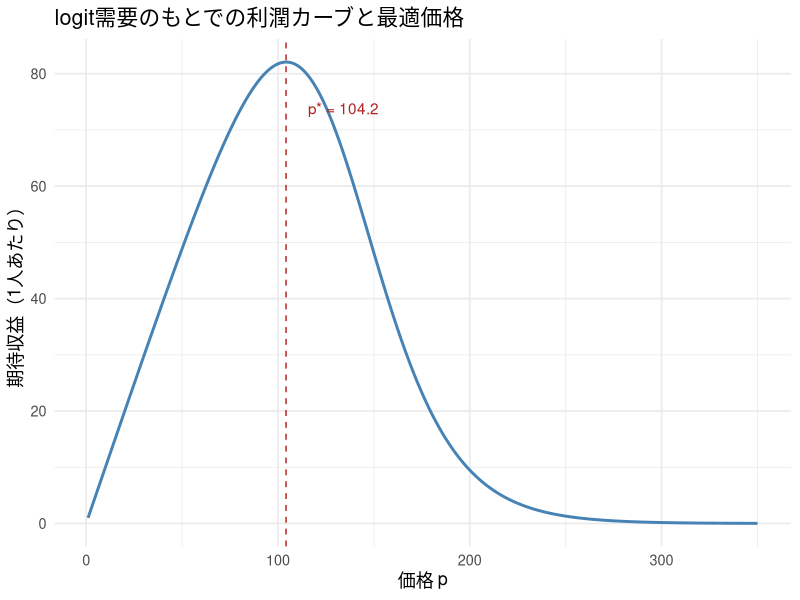
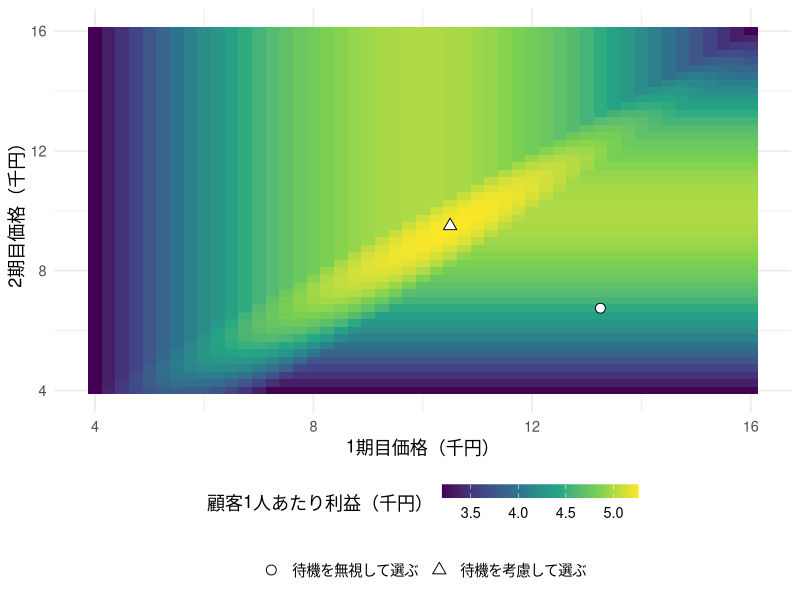
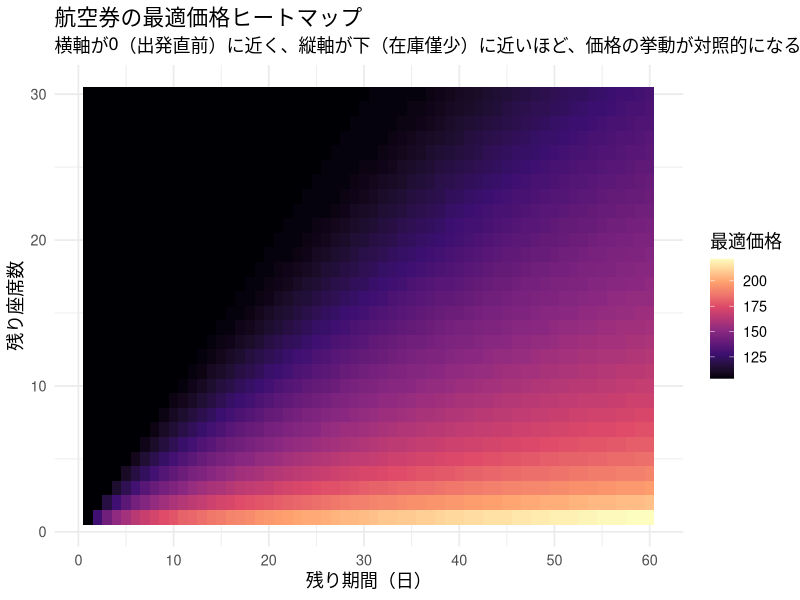
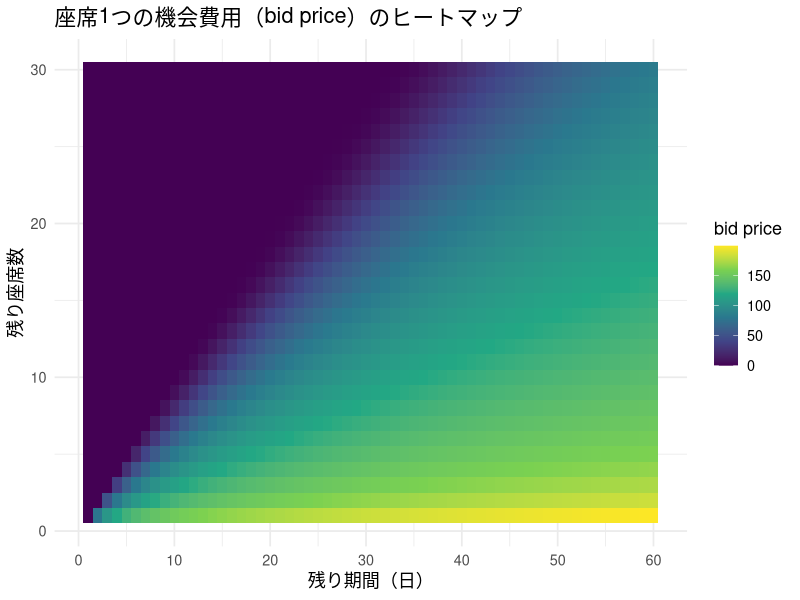
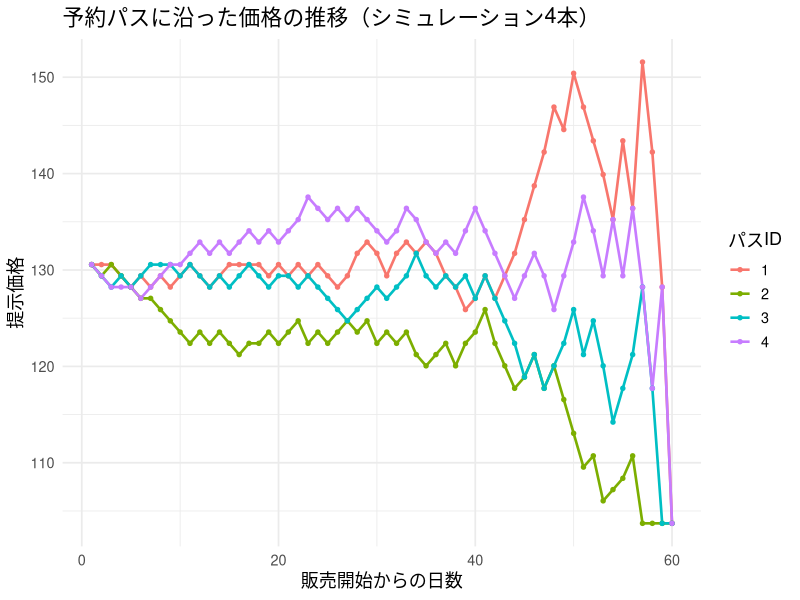
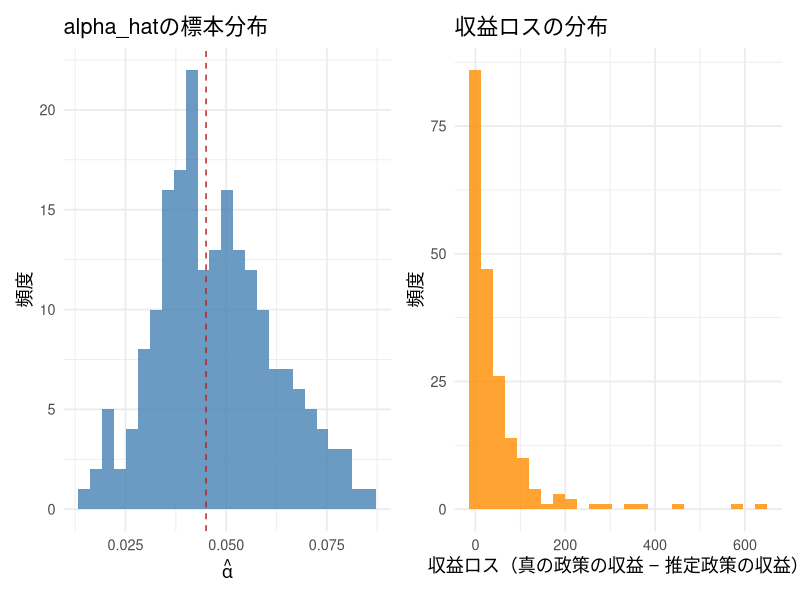

Reproduce these figures in R, in order.
## ---- chunk 1
#| include: false
library(ggplot2)
library(dplyr)
library(tidyr)
library(knitr)
library(patchwork)

set.seed(20265)

theme_lecture <- function() {
  fam <- if (Sys.info()[["sysname"]] == "Darwin") "Hiragino Sans" else ""
  theme_minimal(base_size = 13, base_family = fam)
}
theme_set(theme_lecture())
knitr::opts_chunk$set(fig.align = "center", dpi = 144)
options(scipen = 8)
## ---- chunk 2
#| label: lec11-static-profit
theta0 <- 6.0
alpha  <- 0.045

lambda_p <- function(p, theta0, alpha) {
  u <- theta0 - alpha * p
  1 / (1 + exp(-u))
}

p_grid <- seq(1, 350, length.out = 400)
profit_grid <- lambda_p(p_grid, theta0, alpha) * p_grid

static_df <- data.frame(price = p_grid, profit = profit_grid)
p_star_static <- p_grid[which.max(profit_grid)]

ggplot(static_df, aes(x = price, y = profit)) +
  geom_line(color = "steelblue", linewidth = 1) +
  geom_vline(xintercept = p_star_static, linetype = "dashed", color = "firebrick") +
  annotate("text", x = p_star_static + 30, y = max(profit_grid) * 0.9,
           label = paste0("p* = ", round(p_star_static, 1)), color = "firebrick") +
  labs(x = "価格 p", y = "期待収益（1人あたり）",
       title = "logit需要のもとでの利潤カーブと最適価格")
## ---- chunk 3
#| label: strategic-waiting-prices
values_wait <- (seq_len(5000) - 0.5) / 5000 * 20
beta_consumer <- 0.8
waiting_outcome <- function(p1, p2, forward = TRUE) {
  now <- values_wait - p1
  later <- beta_consumer * (values_wait - p2)
  buy_now <- if (forward) now >= pmax(0, later) else now >= 0
  buy_later <- !buy_now & values_wait >= p2
  c(share_now = mean(buy_now), share_later = mean(buy_later),
    profit = p1 * mean(buy_now) + p2 * mean(buy_later))
}
price_pairs <- expand.grid(p1 = seq(4, 16, by = 0.25),
                           p2 = seq(4, 16, by = 0.25))
price_pairs$profit_forward <- mapply(function(a, b) waiting_outcome(a, b)[3],
                                    price_pairs$p1, price_pairs$p2)
price_pairs$profit_myopic <- mapply(function(a, b) waiting_outcome(a, b, FALSE)[3],
                                   price_pairs$p1, price_pairs$p2)
wait_best <- price_pairs[which.max(price_pairs$profit_forward), ]
myopic_best <- price_pairs[which.max(price_pairs$profit_myopic), ]
price_rules <- data.frame(rule = c("同じ価格を維持", "待機を無視して選ぶ", "待機を考慮して選ぶ"),
                          p1 = c(10, myopic_best$p1, wait_best$p1),
                          p2 = c(10, myopic_best$p2, wait_best$p2))
wait_results <- t(mapply(waiting_outcome, price_rules$p1, price_rules$p2))
wait_table <- cbind(price_rules, wait_results)
kable(wait_table, digits = 3, row.names = FALSE,
      col.names = c("価格の選び方", "1期目価格", "2期目価格", "1期目購入率", "2期目購入率", "顧客1人あたり利益"),
      caption = "すべての価格案を、将来の価格を知っている同じ消費者に対して評価する（価格・利益：千円）")
## ---- chunk 4
#| label: fig-waiting-profit
#| fig-cap: "将来の値下げを待つ消費者に対する利益。候補価格は0.25千円刻み。"
ggplot(price_pairs, aes(p1, p2, fill = profit_forward)) +
  geom_tile() +
  geom_point(data = price_rules[-1, ], aes(p1, p2, shape = rule),
             inherit.aes = FALSE, size = 3, color = "black", fill = "white") +
  scale_shape_manual(values = c(21, 24)) +
  scale_fill_viridis_c(breaks = c(3.5, 4, 4.5, 5)) +
  labs(x = "1期目価格（千円）", y = "2期目価格（千円）", fill = "顧客1人あたり利益（千円）", shape = NULL) +
  guides(fill = guide_colorbar(barwidth = grid::unit(5, "cm"),
                             barheight = grid::unit(0.35, "cm"), order = 1),
         shape = guide_legend(nrow = 1, order = 2)) +
  theme(legend.position = "bottom", legend.box = "vertical")
## ---- chunk 5
#| label: lec11-dp-setup
# パラメータ設定：航空券1路線のイメージ
theta0      <- 6.0     # 価格ゼロでの基準効用
alpha       <- 0.045   # 価格係数（第2回以来の記法、alpha > 0）
lambda_bar  <- 0.95    # 1期あたりの客の到着確率
T_period    <- 60      # 販売期間（残り日数の最大値）
C_capacity  <- 30      # 座席数

p_grid <- seq(1, 350, length.out = 300)

purchase_prob <- function(p, theta0, alpha, lambda_bar) {
  u <- theta0 - alpha * p
  lambda_bar * (1 / (1 + exp(-u)))
}
## ---- chunk 6
#| label: lec11-dp-solve
solve_dp <- function(T_period, C_capacity, theta0, alpha, lambda_bar, p_grid) {
  # 行:t=0..T, 列:c=0..C。R索引はt+1, c+1にずれることに注意。
  V      <- matrix(0, nrow = T_period + 1, ncol = C_capacity + 1)
  pstar  <- matrix(NA_real_, nrow = T_period + 1, ncol = C_capacity + 1)
  lamstar <- matrix(0, nrow = T_period + 1, ncol = C_capacity + 1)

  lam_grid <- purchase_prob(p_grid, theta0, alpha, lambda_bar)  # 価格に依存、(t,c)に依らないので外で計算

  for (t in 1:T_period) {
    for (c in 1:C_capacity) {
      # Bellman方程式の右辺をそのまま評価（bid priceへの簡略化はしない）
      # V[t, c]     = V(t-1, c-1) （購入時：1期進み、在庫が1つ減る）
      # V[t, c + 1] = V(t-1, c)   （非購入時：1期進み、在庫は変わらない）
      obj <- lam_grid * (p_grid + V[t, c]) + (1 - lam_grid) * V[t, c + 1]
      best_idx <- which.max(obj)
      V[t + 1, c + 1]      <- obj[best_idx]
      pstar[t + 1, c + 1]  <- p_grid[best_idx]
      lamstar[t + 1, c + 1] <- lam_grid[best_idx]
    }
    V[t + 1, 1] <- 0  # 在庫ゼロ(c=0)なら収益なし
  }
  list(V = V, pstar = pstar, lamstar = lamstar)
}
## ---- chunk 7
#| label: lec11-dp-run
dp_result <- solve_dp(T_period, C_capacity, theta0, alpha, lambda_bar, p_grid)
V_mat      <- dp_result$V
pstar_mat  <- dp_result$pstar
lamstar_mat <- dp_result$lamstar

cat("期待総収益 V(T=60, C=30):", round(V_mat[T_period + 1, C_capacity + 1], 1), "\n")
cat("残り60日・満席時の最適価格:", round(pstar_mat[T_period + 1, C_capacity + 1], 1), "\n")
cat("残り60日・残り1席時の最適価格:", round(pstar_mat[T_period + 1, 2], 1), "\n")
cat("出発前日・満席時の最適価格:", round(pstar_mat[2, C_capacity + 1], 1), "\n")
## ---- chunk 8
#| label: lec11-heatmap-price
#| fig-cap: "最適価格 p*(t,c) のヒートマップ：残り期間×残り座席"
heat_df <- expand.grid(t = 1:T_period, c = 1:C_capacity) %>%
  rowwise() %>%
  mutate(price = pstar_mat[t + 1, c + 1]) %>%
  ungroup()

ggplot(heat_df, aes(x = t, y = c, fill = price)) +
  geom_tile() +
  scale_fill_viridis_c(name = "最適価格", option = "magma") +
  scale_x_continuous(breaks = seq(0, 60, 10)) +
  labs(x = "残り期間（日）", y = "残り座席数",
       title = "航空券の最適価格ヒートマップ",
       subtitle = "横軸が0（出発直前）に近く、縦軸が下（在庫僅少）に近いほど、価格の挙動が対照的になる")
## ---- chunk 9
#| label: lec11-bidprice
bid_price_df <- expand.grid(t = 1:T_period, c = 1:C_capacity) %>%
  rowwise() %>%
  mutate(bid_price = V_mat[t, c + 1] - V_mat[t, c]) %>%
  ungroup()

ggplot(bid_price_df, aes(x = t, y = c, fill = bid_price)) +
  geom_tile() +
  scale_fill_viridis_c(name = "bid price", option = "viridis") +
  scale_x_continuous(breaks = seq(0, 60, 10)) +
  labs(x = "残り期間（日）", y = "残り座席数",
       title = "座席1つの機会費用（bid price）のヒートマップ")
## ---- chunk 10
#| label: lec11-booking-paths
simulate_booking_path <- function(seed, T_period, C_capacity, pstar_mat, lamstar_mat) {
  set.seed(seed)
  c_remain <- C_capacity
  t_remain <- T_period
  path <- data.frame(day = integer(0), t_remain = integer(0), c_remain = integer(0), price = numeric(0))
  day <- 0
  while (t_remain >= 1 && c_remain >= 1) {
    day <- day + 1
    p   <- pstar_mat[t_remain + 1, c_remain + 1]
    lam <- lamstar_mat[t_remain + 1, c_remain + 1]
    path <- rbind(path, data.frame(day = day, t_remain = t_remain, c_remain = c_remain, price = p))
    bought <- runif(1) < lam
    if (bought) c_remain <- c_remain - 1
    t_remain <- t_remain - 1
  }
  path
}

paths_list <- lapply(1:4, function(i) {
  p <- simulate_booking_path(30000 + i, T_period, C_capacity, pstar_mat, lamstar_mat)
  p$path_id <- factor(i)
  p
})
paths_df <- bind_rows(paths_list)

ggplot(paths_df, aes(x = day, y = price, color = path_id)) +
  geom_line(linewidth = 0.9) +
  geom_point(size = 1.2) +
  labs(x = "販売開始からの日数", y = "提示価格",
       title = "予約パスに沿った価格の推移（シミュレーション4本）",
       color = "パスID")
## ---- chunk 11
#| label: lec11-fixed-price
evaluate_fixed_price <- function(p, T_period, C_capacity, theta0, alpha, lambda_bar) {
  lam <- purchase_prob(p, theta0, alpha, lambda_bar)  # スカラー
  W <- matrix(0, nrow = T_period + 1, ncol = C_capacity + 1)
  for (t in 1:T_period) {
    for (c in 1:C_capacity) {
      W[t + 1, c + 1] <- lam * (p + W[t, c]) + (1 - lam) * W[t, c + 1]
    }
    W[t + 1, 1] <- 0
  }
  W[T_period + 1, C_capacity + 1]
}

fixed_p_grid <- seq(1, 350, length.out = 150)
fixed_revenues <- sapply(fixed_p_grid, evaluate_fixed_price,
                          T_period = T_period, C_capacity = C_capacity,
                          theta0 = theta0, alpha = alpha, lambda_bar = lambda_bar)

best_fixed_idx <- which.max(fixed_revenues)
best_fixed_p   <- fixed_p_grid[best_fixed_idx]
best_fixed_rev <- fixed_revenues[best_fixed_idx]

dynamic_rev <- V_mat[T_period + 1, C_capacity + 1]
lift_pct <- 100 * (dynamic_rev - best_fixed_rev) / best_fixed_rev

comparison_df <- data.frame(
  方式 = c("最適固定価格", "動的価格（DP最適）"),
  価格の目安 = c(round(best_fixed_p, 1), "状態に応じて変動"),
  期待収益 = c(round(best_fixed_rev, 1), round(dynamic_rev, 1))
)
kable(comparison_df, caption = "固定価格 vs 動的価格の期待収益比較")
cat("\n動的価格による収益リフト:", round(lift_pct, 2), "%\n")
## ---- chunk 12
#| label: lec11-pipeline-mle
# ステップ0：価格実験データの生成（複数の価格水準をランダムに割り当てて需要を観測する）
price_menu <- c(90, 110, 130, 150, 170)

generate_booking_data <- function(seed, T_period, C_capacity, theta0, alpha, lambda_bar, price_menu) {
  set.seed(seed)
  c_remain <- C_capacity
  prices_obs   <- numeric(0)
  purchase_obs <- numeric(0)
  for (t in T_period:1) {
    if (c_remain == 0) break
    p <- sample(price_menu, 1)
    arrived <- runif(1) < lambda_bar
    if (arrived) {
      u <- theta0 - alpha * p
      prob_buy <- 1 / (1 + exp(-u))
      purchased <- as.numeric(runif(1) < prob_buy)
      prices_obs   <- c(prices_obs, p)
      purchase_obs <- c(purchase_obs, purchased)
      if (purchased == 1) c_remain <- c_remain - 1
    }
  }
  list(prices = prices_obs, purchase = purchase_obs)
}

booking_data <- generate_booking_data(20265, T_period, C_capacity, theta0, alpha, lambda_bar, price_menu)
cat("観測された到着客数：", length(booking_data$prices), "\n")
## ---- chunk 13
#| label: lec11-newton-mle
# ステップ1：ニュートン法による自作MLE（logitの対数尤度は大域的に凹なので、
# 解析的な勾配・ヘシアンを使うと安定して速く収束する）
sigmoid <- function(x) 1 / (1 + exp(-x))

fit_logit_newton <- function(prices, purchase, theta_init = c(0, 0.01), max_iter = 100, tol = 1e-10) {
  n <- length(prices)
  X <- cbind(1, -prices)  # u = X %*% c(const, alpha)
  theta <- theta_init
  for (it in 1:max_iter) {
    u     <- as.vector(X %*% theta)
    p_hat <- sigmoid(u)
    resid <- purchase - p_hat
    grad  <- as.vector(t(X) %*% resid)
    W     <- p_hat * (1 - p_hat)
    H     <- -t(X * W) %*% X
    step  <- solve(H, grad)
    theta_new <- theta - step
    if (max(abs(theta_new - theta)) < tol) {
      theta <- theta_new
      break
    }
    theta <- theta_new
  }
  list(theta = theta, n_iter = it)
}

mle_result <- fit_logit_newton(booking_data$prices, booking_data$purchase)
const_hat <- mle_result$theta[1]
alpha_hat <- mle_result$theta[2]

cat("真の (theta0, alpha):", theta0, alpha, "\n")
cat("推定 (theta0_hat, alpha_hat):", round(const_hat, 3), round(alpha_hat, 4), "\n")
cat("収束までの反復回数:", mle_result$n_iter, "\n")
## ---- chunk 14
#| label: lec11-pipeline-evaluate
# ステップ2：推定した(theta0_hat, alpha_hat)でDPを解いて価格政策を作る
dp_hat <- solve_dp(T_period, C_capacity, const_hat, alpha_hat, lambda_bar, p_grid)
pstar_hat <- dp_hat$pstar

# ステップ3：その政策を「真のモデル」の上で評価する
evaluate_policy_on_true_model <- function(pstar_policy, T_period, C_capacity, theta0, alpha, lambda_bar) {
  W <- matrix(0, nrow = T_period + 1, ncol = C_capacity + 1)
  for (t in 1:T_period) {
    for (c in 1:C_capacity) {
      p <- pstar_policy[t + 1, c + 1]
      lam_true <- purchase_prob(p, theta0, alpha, lambda_bar)
      W[t + 1, c + 1] <- lam_true * (p + W[t, c]) + (1 - lam_true) * W[t, c + 1]
    }
    W[t + 1, 1] <- 0
  }
  W[T_period + 1, C_capacity + 1]
}

revenue_true_policy <- V_mat[T_period + 1, C_capacity + 1]
revenue_hat_policy   <- evaluate_policy_on_true_model(pstar_hat, T_period, C_capacity, theta0, alpha, lambda_bar)
revenue_loss <- revenue_true_policy - revenue_hat_policy

cat("真の政策の期待収益:", round(revenue_true_policy, 1), "\n")
cat("推定需要パラメータで作った政策を真のモデルで評価した期待収益:", round(revenue_hat_policy, 1), "\n")
cat("収益ロス:", round(revenue_loss, 1), "（真の収益の", round(100*revenue_loss/revenue_true_policy, 2), "%）\n")
## ---- chunk 15
#| label: lec11-montecarlo-pipeline
n_mc <- 200
theta0_hat_vec   <- rep(NA_real_, n_mc)
alpha_hat_vec    <- rep(NA_real_, n_mc)
revenue_loss_vec <- rep(NA_real_, n_mc)

for (m in 1:n_mc) {
  bd <- generate_booking_data(10000 + m, T_period, C_capacity, theta0, alpha, lambda_bar, price_menu)
  if (length(bd$prices) < 5 || sd(bd$prices) < 1e-8) {
    next
  }
  fit_m <- fit_logit_newton(bd$prices, bd$purchase)
  a_hat_m <- fit_m$theta[2]
  c_hat_m <- fit_m$theta[1]
  theta0_hat_vec[m] <- c_hat_m
  alpha_hat_vec[m] <- a_hat_m
  if (!is.finite(c_hat_m) || !is.finite(a_hat_m) || a_hat_m <= 0 || a_hat_m > 1) {
    next
  }
  dp_m <- solve_dp(T_period, C_capacity, c_hat_m, a_hat_m, lambda_bar, p_grid)
  rev_m <- evaluate_policy_on_true_model(dp_m$pstar, T_period, C_capacity, theta0, alpha, lambda_bar)
  revenue_loss_vec[m] <- revenue_true_policy - rev_m
}

mc_df <- data.frame(theta0_hat = theta0_hat_vec,
                    alpha_hat = alpha_hat_vec,
                    revenue_loss = revenue_loss_vec) %>%
  filter(!is.na(revenue_loss))

cat("有効な反復数:", nrow(mc_df), "/", n_mc, "\n")
cat("theta0_hatの平均:", round(mean(mc_df$theta0_hat), 3), "（真値:", theta0, "）\n")
cat("theta0_hatの標準偏差:", round(sd(mc_df$theta0_hat), 3), "\n")
cat("alpha_hatの平均:", round(mean(mc_df$alpha_hat), 4), "（真値:", alpha, "）\n")
cat("alpha_hatの標準偏差:", round(sd(mc_df$alpha_hat), 4), "\n")
cat("収益ロスの平均:", round(mean(mc_df$revenue_loss), 1),
    "（真の収益の", round(100*mean(mc_df$revenue_loss)/revenue_true_policy, 2), "%）\n")
cat("収益ロスの中央値:", round(median(mc_df$revenue_loss), 1), "\n")
## ---- chunk 16
#| label: lec11-montecarlo-hist
#| fig-cap: "推定誤差から生まれる収益ロスの分布（モンテカルロ200回）"
p1 <- ggplot(mc_df, aes(x = alpha_hat)) +
  geom_histogram(bins = 25, fill = "steelblue", alpha = 0.8) +
  geom_vline(xintercept = alpha, linetype = "dashed", color = "firebrick") +
  labs(x = expression(hat(alpha)), y = "頻度", title = "alpha_hatの標本分布")

p2 <- ggplot(mc_df, aes(x = revenue_loss)) +
  geom_histogram(bins = 25, fill = "darkorange", alpha = 0.8) +
  labs(x = "収益ロス（真の政策の収益 − 推定政策の収益）", y = "頻度",
       title = "収益ロスの分布")

p1 + p2
## ---- chunk 17
#| label: lec11-feedback-loop
generate_price_panel <- function(seed, n_seasons, pricing,
                                 T_period, C_capacity, theta0, alpha,
                                 lambda_bar, pstar_policy, price_menu,
                                 rho_xi = 0.75, sigma_nu = 0.55,
                                 gamma_xi = 10) {
  set.seed(seed)
  out <- vector("list", n_seasons)
  for (s in 1:n_seasons) {
    c_remain <- C_capacity
    xi <- rnorm(1, 0, sigma_nu / sqrt(1 - rho_xi^2))
    rows <- vector("list", T_period)
    k <- 0
    for (t in T_period:1) {
      if (c_remain == 0) break
      xi <- rho_xi * xi + rnorm(1, 0, sigma_nu)
      base_price <- pstar_policy[t + 1, c_remain + 1]
      p <- if (pricing == "endogenous") {
        pmin(max(p_grid), pmax(min(p_grid), base_price + gamma_xi * xi))
      } else {
        sample(price_menu, 1)  # xiと独立にランダム割当
      }
      if (runif(1) < lambda_bar) {
        purchased <- as.numeric(runif(1) < sigmoid(theta0 + xi - alpha * p))
        k <- k + 1
        rows[[k]] <- data.frame(season = s, t = t, c = c_remain,
                                price = p, purchase = purchased, xi = xi)
        if (purchased == 1) c_remain <- c_remain - 1
      }
    }
    out[[s]] <- bind_rows(rows[seq_len(k)])
  }
  bind_rows(out)
}

obs_panel <- generate_price_panel(
  15015, 300, "endogenous", T_period, C_capacity, theta0, alpha,
  lambda_bar, pstar_mat, price_menu)
exp_panel <- generate_price_panel(
  15016, 300, "randomized", T_period, C_capacity, theta0, alpha,
  lambda_bar, pstar_mat, price_menu)

fit_obs <- fit_logit_newton(obs_panel$price, obs_panel$purchase)
fit_exp <- fit_logit_newton(exp_panel$price, exp_panel$purchase)
# xiを観測できたと仮定する診断用のoracle。価格係数の符号を反転してalphaに直す。
fit_exp_oracle <- glm(purchase ~ price + xi, family = binomial(), data = exp_panel)
alpha_exp_oracle <- -unname(coef(fit_exp_oracle)["price"])

endog_tbl <- data.frame(
  data = c("企業がxiを見て価格設定（分析者はxiを欠落）",
           "価格をxiと独立にランダム化（xiを欠落）",
           "ランダム化＋xiを含むoracle", "構造パラメータの真値"),
  alpha_hat = c(fit_obs$theta[2], fit_exp$theta[2], alpha_exp_oracle, alpha),
  cor_price_xi = c(cor(obs_panel$price, obs_panel$xi),
                   cor(exp_panel$price, exp_panel$xi),
                   cor(exp_panel$price, exp_panel$xi), 0)
)
kable(endog_tbl, digits = 4,
      caption = "価格支持の狭さではなく、価格と欠落需要ショックの相関が内生性を作る")
## ---- chunk 18
#| label: lec11-peakload
# 昼と夜、2期間の需要（線形、簡易的に）
q_day   <- function(p) pmax(100 - 2 * p, 0)
q_night <- function(p) pmax(40 - 2 * p, 0)

c_v <- 5   # 可変費用（発電1単位あたり）
c_K <- 20  # 容量費用（容量1単位を用意するコスト、固定費）
K_capacity <- 50

# ケースA: 容量費用を両期間で分担すると仮定した場合の価格
# （素朴な「平均費用」的発想、非効率の例として）
p_naive <- c_v + c_K / 2

# ケースB: Steinerのルール。容量を「使う」期（昼）だけが容量費用を負担する。
# 夜は可変費用のみ。昼は可変費用＋容量費用。
p_night_efficient <- c_v
p_day_efficient    <- c_v + c_K

peak_df <- data.frame(
  ルール = c("素朴な平均費用配分", "Steinerの効率的配分（昼）", "Steinerの効率的配分（夜）"),
  価格   = c(p_naive, p_day_efficient, p_night_efficient),
  需要量 = c(q_day(p_naive), q_day(p_day_efficient), q_night(p_night_efficient)),
  注記 = c("比較用：昼需要", paste0("K=", K_capacity, "に一致（容量制約がbinding）"),
           paste0("30<K=", K_capacity, "（slack）"))
)
kable(peak_df, digits = 1, caption = "peak-load pricing：ピークだけが容量の影価格を負担")
